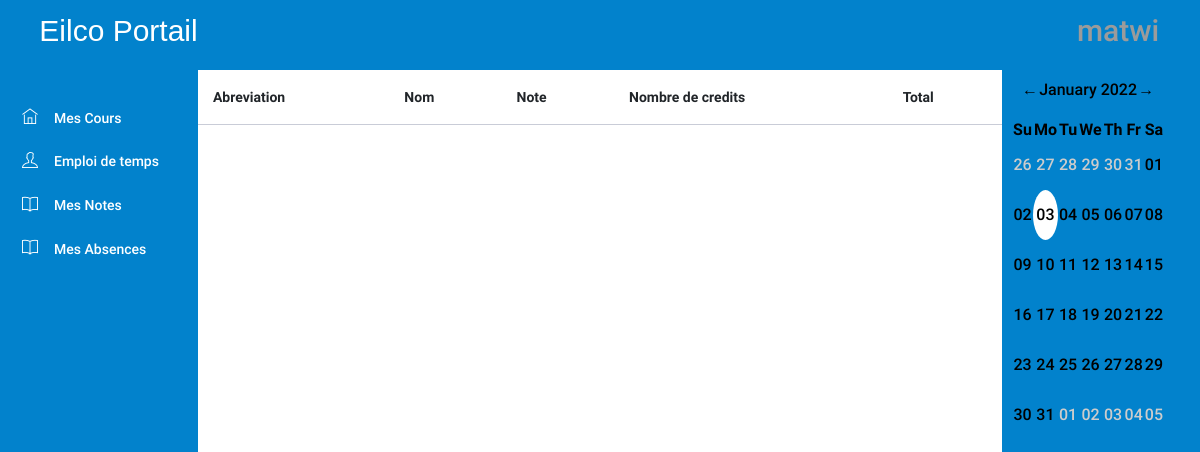
Page /PL/pages/student/notes.php (signed in) on the earlier database version.
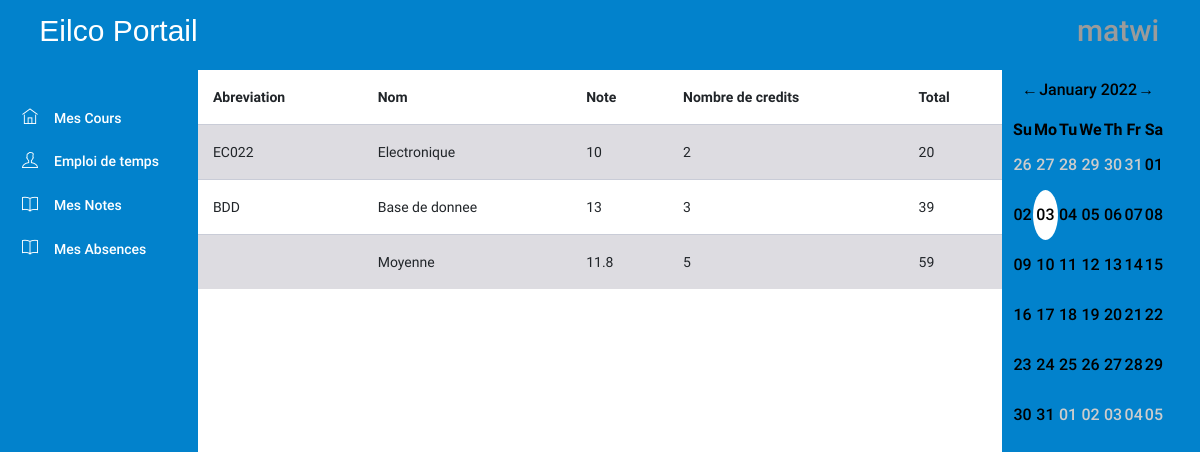
Same page on the later database version.
### tables this page shows
CREATE TABLE `cours` (
  `idcours` int NOT NULL AUTO_INCREMENT,
  `nom` varchar(45) NOT NULL,
  `abreviation` varchar(45) NOT NULL,
  `prof_id` int NOT NULL,
  `credits` int NOT NULL,
  `formation_id` int NOT NULL,
  PRIMARY KEY (`idcours`),
  KEY `prof_idx` (`prof_id`),
  KEY `classe_cour_idx` (`formation_id`),
  CONSTRAINT `formation_cour` FOREIGN KEY (`formation_id`) REFERENCES `formation` (`idformation`) ON DELETE CASCADE ON UPDATE CASCADE,
  CONSTRAINT `prof_cour` FOREIGN KEY (`prof_id`) REFERENCES `users` (`iduser`) ON DELETE CASCADE ON UPDATE CASCADE
);

CREATE TABLE `notes` (
  `etudiant_id` int NOT NULL,
  `cours_id` int NOT NULL,
  `note` int NOT NULL,
  KEY `etudiant_idx` (`etudiant_id`),
  KEY `cour_idx` (`cours_id`),
  CONSTRAINT `cour_note` FOREIGN KEY (`cours_id`) REFERENCES `cours` (`idcours`) ON DELETE CASCADE ON UPDATE CASCADE,
  CONSTRAINT `etudiant_note` FOREIGN KEY (`etudiant_id`) REFERENCES `users` (`iduser`) ON DELETE CASCADE ON UPDATE CASCADE
);

### DAL/coursRepository.php (called while the page is built, shortened)
<?php
require_once(__DIR__ . "/../DTO/cour.php");
function getCoursbystudentId($student_id)
{
    $conn = openConnection();
    $cours = null;
    $query = "select cours.* from users,cours where cours.formation_id=users.formation_id and users.iduser=?;";
    $stmt = $conn->prepare($query);
    $stmt->bind_param("i", $student_id);
    $stmt->execute();
    $result = $stmt->get_result();
    if (mysqli_num_rows($result) == false) {
        return null;
    }
    $i = 0;
    while ($row = mysqli_fetch_array($result)) {
        $cour = new cour();
        $cour->setId($row["idcours"]);
        $cour->setNom($row["nom"]);
        $cour->setAbreviation($row["abreviation"]);
        $cour->setProf_id($row["prof_id"]);
        $cour->setFormation_id($row["formation_id"]);
        $cour->setNb_credits($row["credits"]);
        $cours[$i] = $cour;
        $i++;
    }
    return $cours;
}
function getCoursGrade($student_id, $cours_id)
{
    $conn = openConnection();
    $note = null;
    try {
        $sql = "select note from notes where cours_id=? and etudiant_id =?;";
        $stmt = $conn->prepare($sql);
        $stmt->bind_param("ii", $cours_id, $student_id);
        $stmt->execute();
        $result = $stmt->get_result();
        if ($result->num_rows > 0) {
            if ($row = $result->fetch_assoc()) {
                $note = $row["note"];
            }
        }
    } catch (Exception $ex) {
    }
    return $note;
}

### BLL/coursManager.php (called while the page is built, shortened)
<?php
require(__DIR__."/../DAL/coursRepository.php");
function getCoursbystudent($student_id) {
    return getCoursbystudentId($student_id);
}
function getNoteCour($student_id,$cours_id) {
    return getCoursGrade($student_id,$cours_id);
}
?>

### DTO/cour.php (called while the page is built, shortened)
<?php
class cour{
    private $nom;
    private $abreviation;
    private $nb_credits;
    public function getNom() {
        return $this->nom;
    }
    public function setNom($nom) {
        $this->nom = $nom;
    }
    public function getAbreviation() {
        return $this->abreviation;
    }
    public function setAbreviation($abreviation) {
        $this->abreviation = $abreviation;
    }
    public function getNb_credits() {
        return $this->nb_credits;
    }
    public function setNb_credits($nb_credits) {
        $this->nb_credits = $nb_credits;
    }
}
?>

### PL/pages/student/notes.php (the view, shortened to what the changed rows need)
<!DOCTYPE html>
<html lang="en">
<head>
    <link rel="stylesheet" href="../../assets/vendors/ti-icons/css/themify-icons.css">
    <link rel="stylesheet" href="../../styles/admin_page.css">
    <link rel="stylesheet" href="../../styles/rome.css">
</head>
<body>
    <div class="container-scroller">
        <div class="container-fluid page-body-wrapper">
            <div class="main-panel">
                <div class="content-wrapper">
                    <table class="table table-striped">
                        <?php
                        require('../../../BLL/coursManager.php');
                        $u = unserialize($_SESSION['loggeduser']);
                        $courses = getCoursbystudent($u->getId());
                        $totalNbCredit = 0;
                        $moyenne = 0;
                        echo
                        "<thead>" .
                            "<tr>" .
                            "<th>" .
                            "Abreviation" .
                            "</th>" .
                            "<th>" .
                            "Nom" .
                            "</th>" .
                            "<th>" .
                            "Note" .
                            "</th>" .
                            "<th>" .
                            "Nombre de credits" .
                            "</th>" .
                            "<th>" .
                            "Total" .
                            "</th>" .
                            "</tr>" .
                            "</thead>";
                        if ($courses != null) {
                            for ($i = 0; $i < count($courses); $i++) {
                                echo "<tr>"
                                    . "<td>" . $courses[$i]->getAbreviation() . "</td>"
                                    . "<td>" . $courses[$i]->getNom() . "</td>"
                                    . "<td>" . getNoteCour($u->getId(), $courses[$i]->getId()) . "</td>"
                                    . "<td>" . $courses[$i]->getNb_credits() . "</td>"
                                    . "<td>" . getNoteCour($u->getId(), $courses[$i]->getId()) * $courses[$i]->getNb_credits() . "</td>"
                                    . "</tr>";
                                $totalNbCredit = $totalNbCredit + $courses[$i]->getNb_credits();
                                $moyenne = $moyenne + getNoteCour($u->getId(), $courses[$i]->getId()) * $courses[$i]->getNb_credits();
                            }
                            echo "<tr>"
                                . "<td></td>"
                                . "<td>Moyenne</td>"
                                . "<td>" . $moyenne / $totalNbCredit . "</td>"
                                . "<td>" . $totalNbCredit . "</td>"
                                . "<td>" . $moyenne . "</td>"
                                . "</tr>";
                        }
                        ?>
                    </table>
                </div>
            </div>
        </div>
    </div>
</body>
</html>

Differences in the rows shown:
added cours: abreviation "EC022", nom "Electronique", idcours.note "10", credits "2", getNoteCour($u->getId(), $courses[$i]->getId()) * $courses[$i]->getNb_credits() "20"
added cours: abreviation "BDD", nom "Base de donnee", idcours.note "13", credits "3", getNoteCour($u->getId(), $courses[$i]->getId()) * $courses[$i]->getNb_credits() "39"
Other differences:
$moyenne / $totalNbCredit: (not shown) → "11.8"
$totalNbCredit: (not shown) → "5"
$moyenne: (not shown) → "59"
text now shown: "Moyenne"
